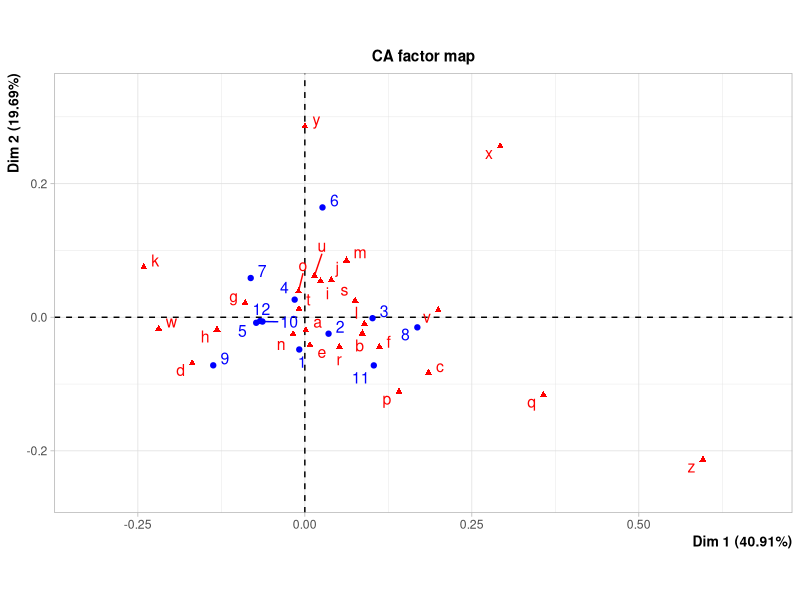
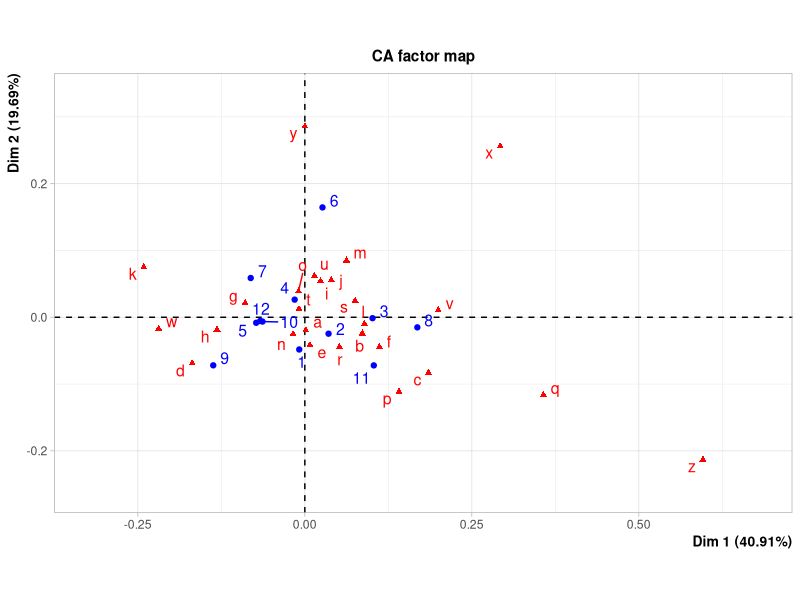

Write the R code that produced these figures, in order.
#The file contains R script for answers to question 2 of
#assignment 2. This is submitted for course work of Statistical
#Structures in Data, PGDBA 08, 2022-23 by Anurag Shukla (22BM6JP08)

#Importing libraries
library("readxl")
library("FactoMineR")

#Importing the dataset
setwd("C:/Users/Anurag Shukla/Documents/pgdba/study/ISI/SSD/assignment2")
df <- read_excel("Assignment_2_data.xlsx", sheet = 1)
df1 <- df[, c(2:27)]
chisq.test(df1)

#Performing Correspondence Analysis
letters <- CA(df1)
plot(letters)
write.csv(letters$eig, file = "ca_eigen.csv")
